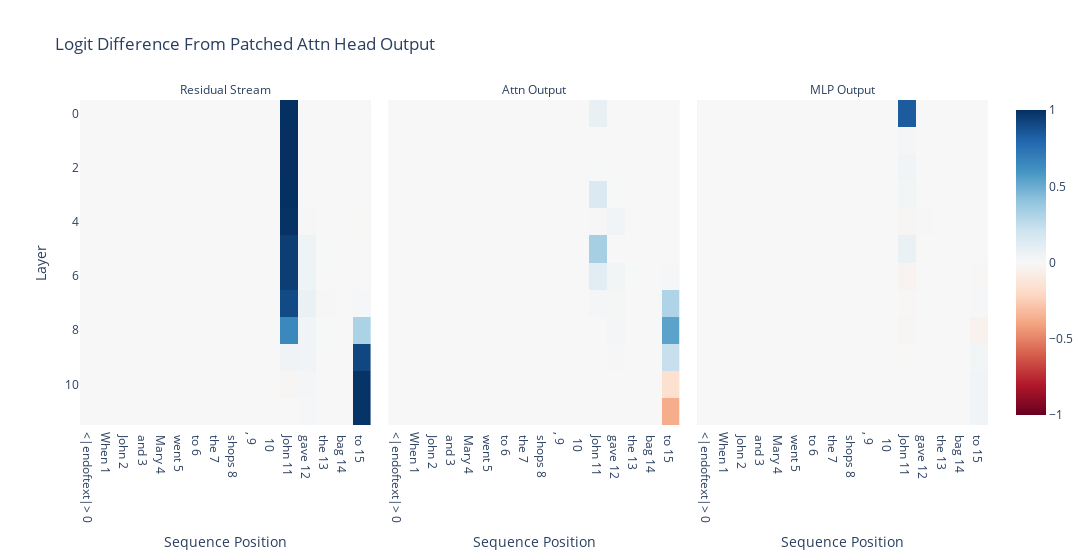

The cell this chart's notebook holds for it:
### Markdown cell above
# 4. Patching in residual stream by block

Rather than just patching to the residual stream in each layer, we can also patch just after the attention layer or just after the MLP. This gives is a slightly more refined view of which tokens matter and when.

The function `patching.get_act_patch_block_every` works just like `get_act_patch_resid_pre`, but rather than just patching to the residual stream, it patches to `resid_pre`, `attn_out` and `mlp_out`, and returns a tensor of shape `(3, n_layers, seq_len)`. Also, it cycles through the `resid_pre`, `attn_out` and `mlp_out` and only patchs one of them at a time, rather than patching all three at once.

We see that several attention layers are significant, but that early layers matter on the second subject and later layers matter on END, while all layers don't matter on any other token. This is extremely localized and consistent with the residual stream results.

With respect to the attention heads, layer 9 is positive and layers 10 and 11 are not, suggesting that the late layers only matter for direct logit effects, but we also see that layers 7 and 8 matter significantly. Presumably these are the heads that move information about which name is duplicated from the subject to END.

In contrast, the MLP layers do not matter much. This makes sense, since this is more a task about moving information than about processing it, and the MLP layers specialise in processing information. The one exception is MLP0, which matters a lot, but this is a generally true statement about MLP0 rather than being about the circuit on this task.

### Code cell
act_patch_block_every = patching.get_act_patch_block_every(model, corrupted_tokens, clean_cache, ioi_metric)

imshow(
    act_patch_block_every,
    x=labels,
    facet_col=0,
    facet_labels=['Residual Stream', 'Attn Output', 'MLP Output'],
    title='Logit Difference From Patched Attn Head Output',
    labels={'x': 'Sequence Position', 'y': 'Layer'},
    width=1200,
)

### Figure 1 — Plotly figure (JSON) as saved in the notebook; plotly's stock layout.template omitted (floating-point values rounded to 4 significant figures; data arrays with more than 128 entries replaced by an {"elided": "..."} marker saying what was removed)
{"data": [{"coloraxis": "coloraxis", "hovertemplate": "Sequence Position: %{x}<br>Layer: %{y}<br>color: %{z}<extra></extra>", "name": "0", "type": "heatmap", "x": ["<|endoftext|> 0", "When 1", " John 2", " and 3", " Mary 4", " went 5", " to 6", " the 7", " shops 8", ", 9", "  10", " John 11", " gave 12", " the 13", " bag 14", " to 15"], "xaxis": "x", "yaxis": "y", "z": {"elided": "12x16 float values"}}, {"coloraxis": "coloraxis", "hovertemplate": "Sequence Position: %{x}<br>Layer: %{y}<br>color: %{z}<extra></extra>", "name": "1", "type": "heatmap", "x": ["<|endoftext|> 0", "When 1", " John 2", " and 3", " Mary 4", " went 5", " to 6", " the 7", " shops 8", ", 9", "  10", " John 11", " gave 12", " the 13", " bag 14", " to 15"], "xaxis": "x2", "yaxis": "y2", "z": {"elided": "12x16 float values"}}, {"coloraxis": "coloraxis", "hovertemplate": "Sequence Position: %{x}<br>Layer: %{y}<br>color: %{z}<extra></extra>", "name": "2", "type": "heatmap", "x": ["<|endoftext|> 0", "When 1", " John 2", " and 3", " Mary 4", " went 5", " to 6", " the 7", " shops 8", ", 9", "  10", " John 11", " gave 12", " the 13", " bag 14", " to 15"], "xaxis": "x3", "yaxis": "y3", "z": {"elided": "12x16 float values"}}], "layout": {"annotations": [{"font": {}, "showarrow": false, "text": "Residual Stream", "x": 0.16, "xanchor": "center", "xref": "paper", "y": 1, "yanchor": "bottom", "yref": "paper"}, {"font": {}, "showarrow": false, "text": "Attn Output", "x": 0.5, "xanchor": "center", "xref": "paper", "y": 1, "yanchor": "bottom", "yref": "paper"}, {"font": {}, "showarrow": false, "text": "MLP Output", "x": 0.84, "xanchor": "center", "xref": "paper", "y": 1, "yanchor": "bottom", "yref": "paper"}], "coloraxis": {"cmid": 0, "colorscale": [[0, "rgb(103,0,31)"], [0.1, "rgb(178,24,43)"], [0.2, "rgb(214,96,77)"], [0.3, "rgb(244,165,130)"], [0.4, "rgb(253,219,199)"], [0.5, "rgb(247,247,247)"], [0.6, "rgb(209,229,240)"], [0.7, "rgb(146,197,222)"], [0.8, "rgb(67,147,195)"], [0.9, "rgb(33,102,172)"], [1, "rgb(5,48,97)"]]}, "title": {"text": "Logit Difference From Patched Attn Head Output"}, "width": 1200, "xaxis": {"anchor": "y", "constrain": "domain", "domain": [0, 0.32], "scaleanchor": "y", "title": {"text": "Sequence Position"}}, "xaxis2": {"anchor": "y2", "domain": [0.34, 0.66], "matches": "x", "title": {"text": "Sequence Position"}}, "xaxis3": {"anchor": "y3", "domain": [0.68, 1.0], "matches": "x", "title": {"text": "Sequence Position"}}, "yaxis": {"anchor": "x", "autorange": "reversed", "constrain": "domain", "domain": [0, 1], "title": {"text": "Layer"}}, "yaxis2": {"anchor": "x2", "domain": [0, 1], "matches": "y", "showticklabels": false}, "yaxis3": {"anchor": "x3", "domain": [0, 1], "matches": "y", "showticklabels": false}}}
